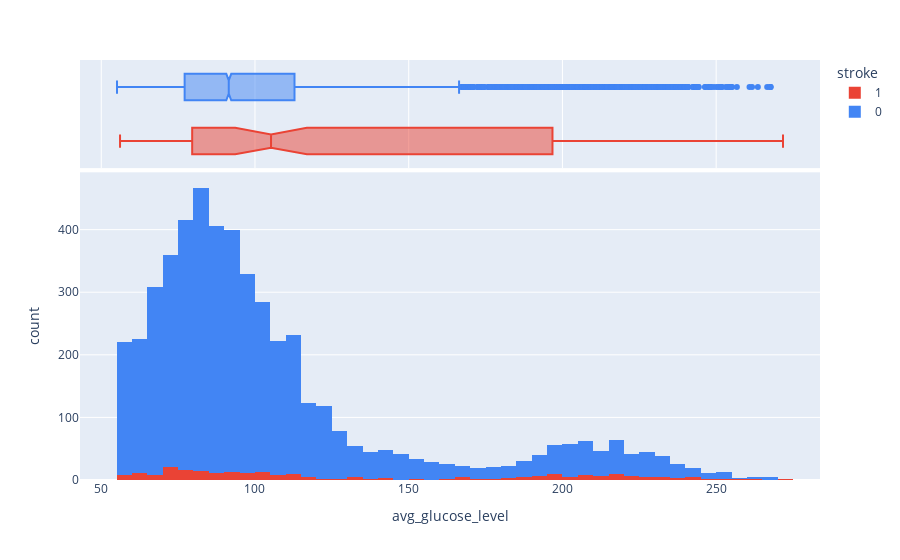

Notebook source saved alongside this figure:
### Code cell
fig = px.histogram(df, x="avg_glucose_level", color="stroke", marginal="box",
                         hover_data=df.columns, color_discrete_map={1: '#ea4335', 0: '#4285f4'})
fig.show()

print('Hầu hết những người bị đột quỵ thường có mức đường huyết trung bình cao hơn những người chưa bao giờ bị đột quỵ')

### Figure 1 — Plotly figure (JSON) as saved in the notebook; plotly's stock layout.template omitted (floating-point values rounded to 4 significant figures; data arrays with more than 128 entries replaced by an {"elided": "..."} marker saying what was removed)
{"data": [{"alignmentgroup": "True", "bingroup": "x", "hovertemplate": "stroke=1<br>avg_glucose_level=%{x}<br>count=%{y}<extra></extra>", "legendgroup": "1", "marker": {"color": "#ea4335", "pattern": {"shape": ""}}, "name": "1", "offsetgroup": "1", "orientation": "v", "showlegend": true, "type": "histogram", "x": {"elided": "249 float values"}, "xaxis": "x", "yaxis": "y"}, {"alignmentgroup": "True", "customdata": {"elided": "249x11 mixed values"}, "hovertemplate": "stroke=%{customdata[10]}<br>avg_glucose_level=%{x}<br>id=%{customdata[0]}<br>gender=%{customdata[1]}<br>age=%{customdata[2]}<br>hypertension=%{customdata[3]}<br>heart_disease=%{customdata[4]}<br>ever_married=%{customdata[5]}<br>work_type=%{customdata[6]}<br>Residence_type=%{customdata[7]}<br>bmi=%{customdata[8]}<br>smoking_status=%{customdata[9]}<extra></extra>", "legendgroup": "1", "marker": {"color": "#ea4335"}, "name": "1", "notched": true, "offsetgroup": "1", "showlegend": false, "type": "box", "x": {"elided": "249 float values"}, "xaxis": "x2", "yaxis": "y2"}, {"alignmentgroup": "True", "bingroup": "x", "hovertemplate": "stroke=0<br>avg_glucose_level=%{x}<br>count=%{y}<extra></extra>", "legendgroup": "0", "marker": {"color": "#4285f4", "pattern": {"shape": ""}}, "name": "0", "offsetgroup": "0", "orientation": "v", "showlegend": true, "type": "histogram", "x": {"elided": "4861 float values"}, "xaxis": "x", "yaxis": "y"}, {"alignmentgroup": "True", "customdata": {"elided": "4861x11 mixed values"}, "hovertemplate": "stroke=%{customdata[10]}<br>avg_glucose_level=%{x}<br>id=%{customdata[0]}<br>gender=%{customdata[1]}<br>age=%{customdata[2]}<br>hypertension=%{customdata[3]}<br>heart_disease=%{customdata[4]}<br>ever_married=%{customdata[5]}<br>work_type=%{customdata[6]}<br>Residence_type=%{customdata[7]}<br>bmi=%{customdata[8]}<br>smoking_status=%{customdata[9]}<extra></extra>", "legendgroup": "0", "marker": {"color": "#4285f4"}, "name": "0", "notched": true, "offsetgroup": "0", "showlegend": false, "type": "box", "x": {"elided": "4861 float values"}, "xaxis": "x2", "yaxis": "y2"}], "layout": {"barmode": "relative", "legend": {"title": {"text": "stroke"}, "tracegroupgap": 0}, "margin": {"t": 60}, "xaxis": {"anchor": "y", "domain": [0, 1], "title": {"text": "avg_glucose_level"}}, "xaxis2": {"anchor": "y2", "domain": [0, 1], "matches": "x", "showgrid": true, "showticklabels": false}, "yaxis": {"anchor": "x", "domain": [0, 0.7326], "title": {"text": "count"}}, "yaxis2": {"anchor": "x2", "domain": [0.7426, 1], "matches": "y2", "showgrid": false, "showline": false, "showticklabels": false, "ticks": ""}}}
